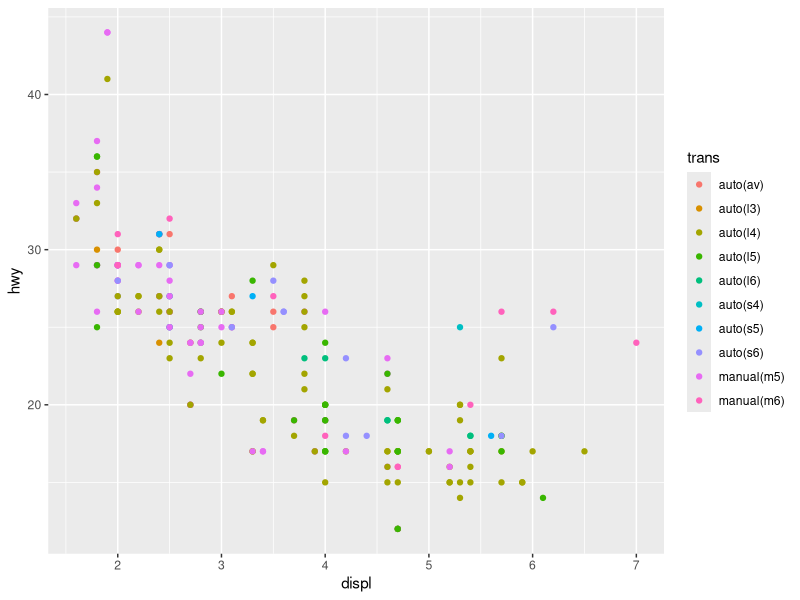
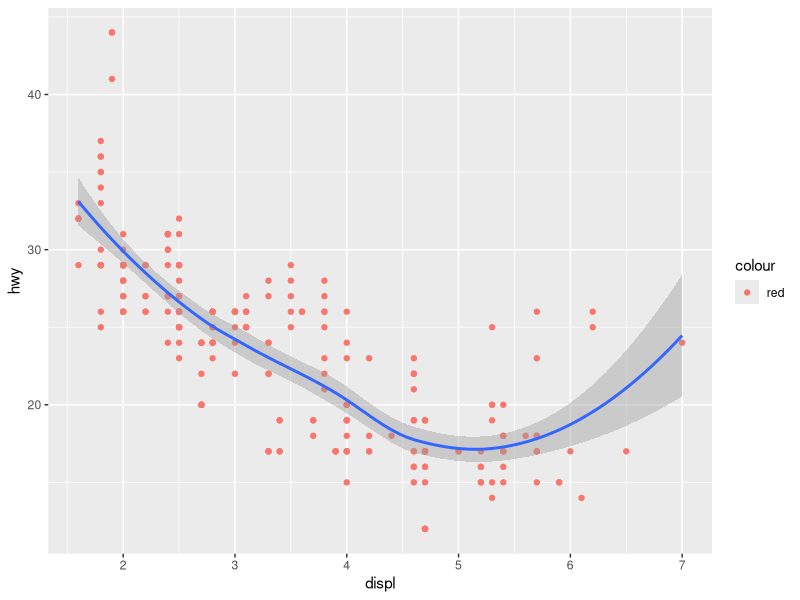
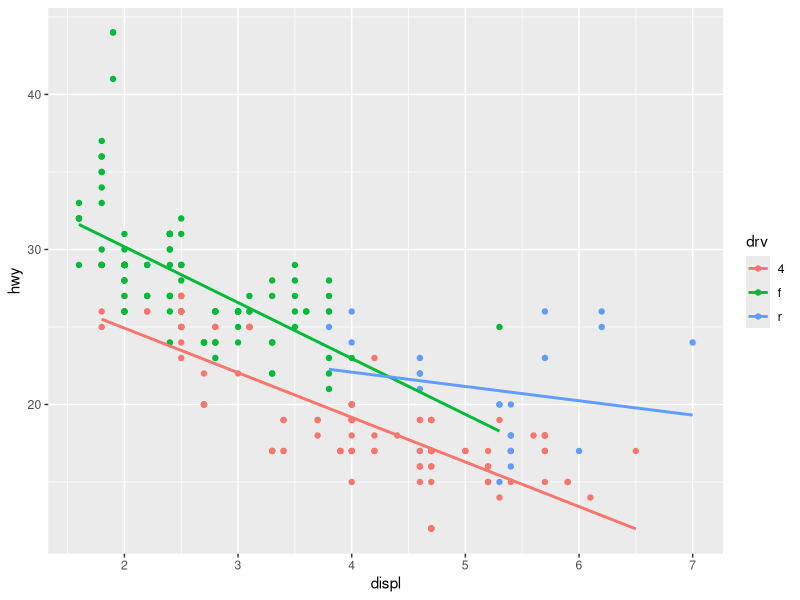
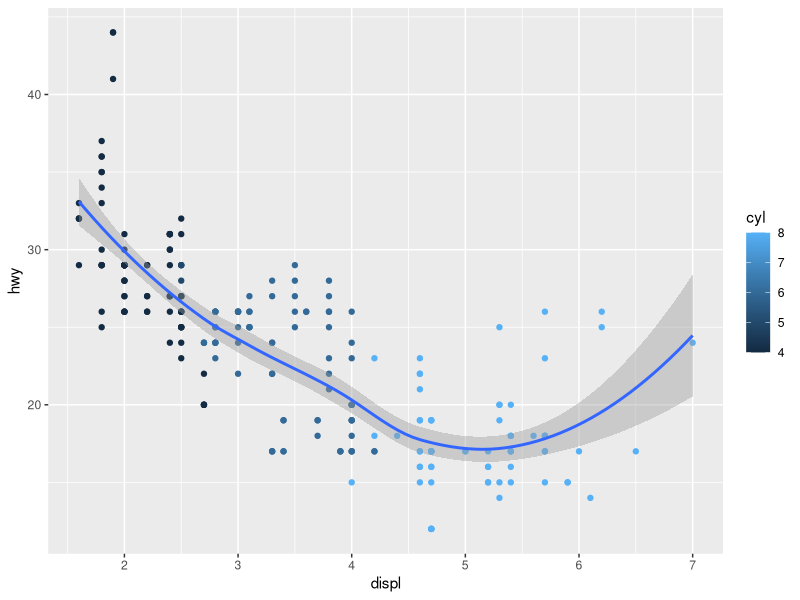
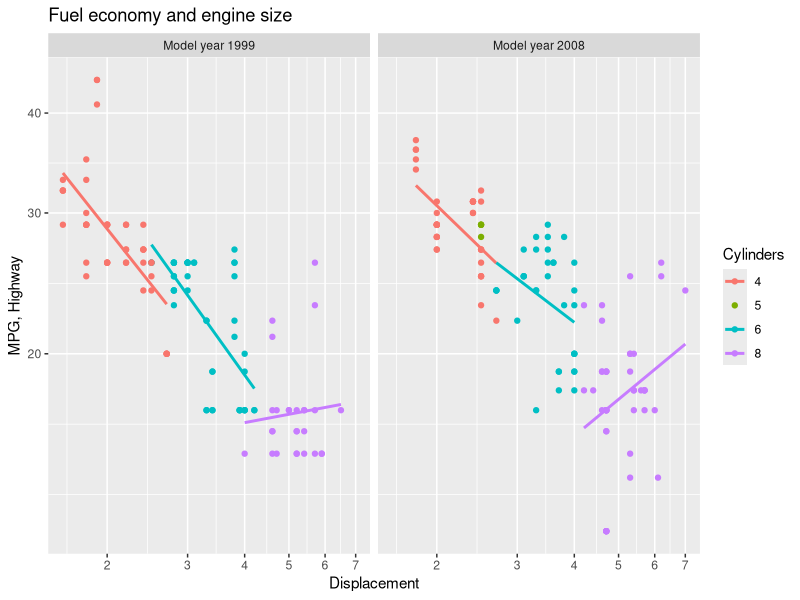

Reproduce these figures in R, in order.
#setting library
library(tidyverse)
library(ggplot2)

# data set
mpg %>% tbl_df

# Task 1

ggplot(data= mpg, mapping = aes(x = displ, y=hwy))+ geom_point(aes(colour=trans))

# Task 2

ggplot(data= mpg, mapping = aes(x = displ, y=hwy))+ 
  geom_point(aes(colour="red"))+
  geom_smooth()

# Task 3

ggplot(data= mpg, mapping = aes(x = displ, y=hwy, colour=drv))+ 
  geom_point()+
  geom_smooth(method="lm",se=FALSE)

# Task 4
ggplot(data= mpg, mapping = aes(x = displ, y=hwy, colour=cyl))+ 
  geom_point()+
  geom_smooth()

# Task 5

ggplot(data=mpg, mapping=aes(x=displ, y= hwy, colour=factor(cyl)))+
  geom_point()+
  geom_smooth(method="lm", se=FALSE)+
  facet_wrap(~year, labeller = as_labeller(c('1999' = "Model year 1999", '2008' = "Model year 2008")))+
  labs(x="Displacement", 
       y="MPG, Highway",
       colour = "Cylinders",
       title= "Fuel economy and engine size") +
  scale_y_log10(breaks = c(20,30,40))+
  scale_x_log10(breaks= c(2,3,4,5,6,7))



